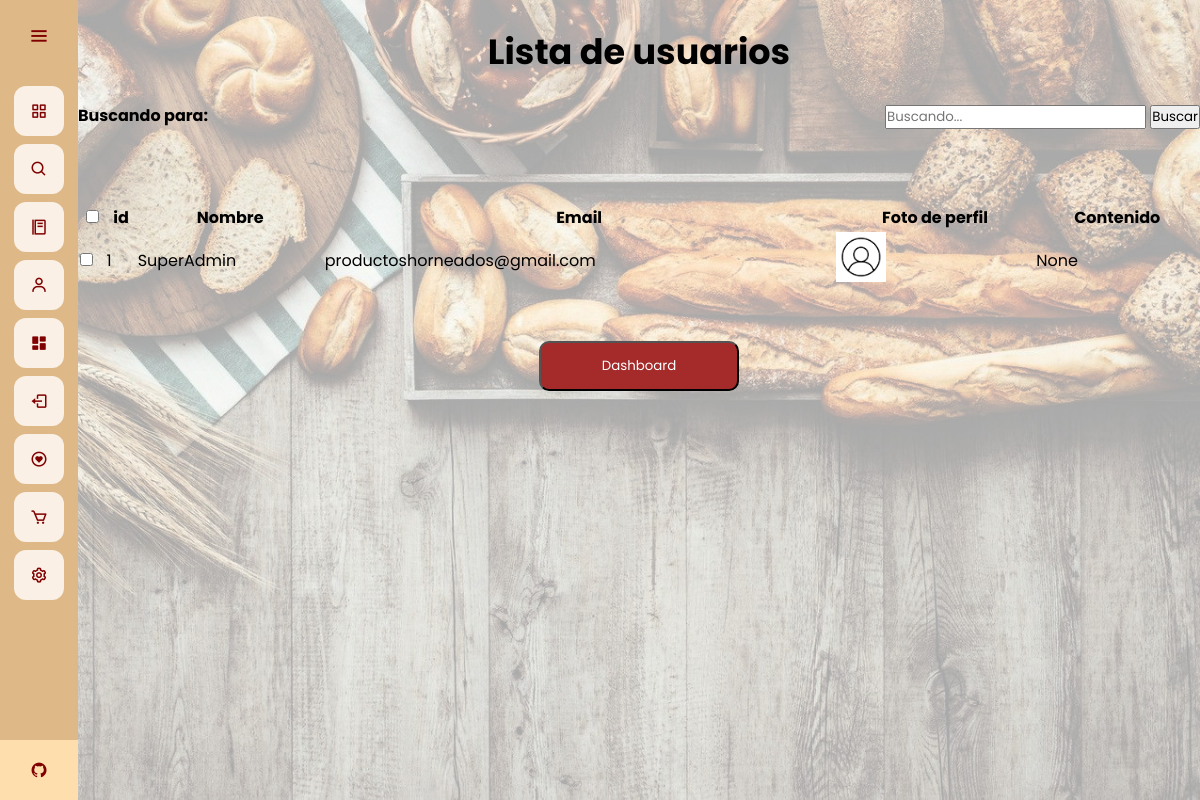
The page /admin-dash/editar-usuario (signed in) on the database as committed earlier.
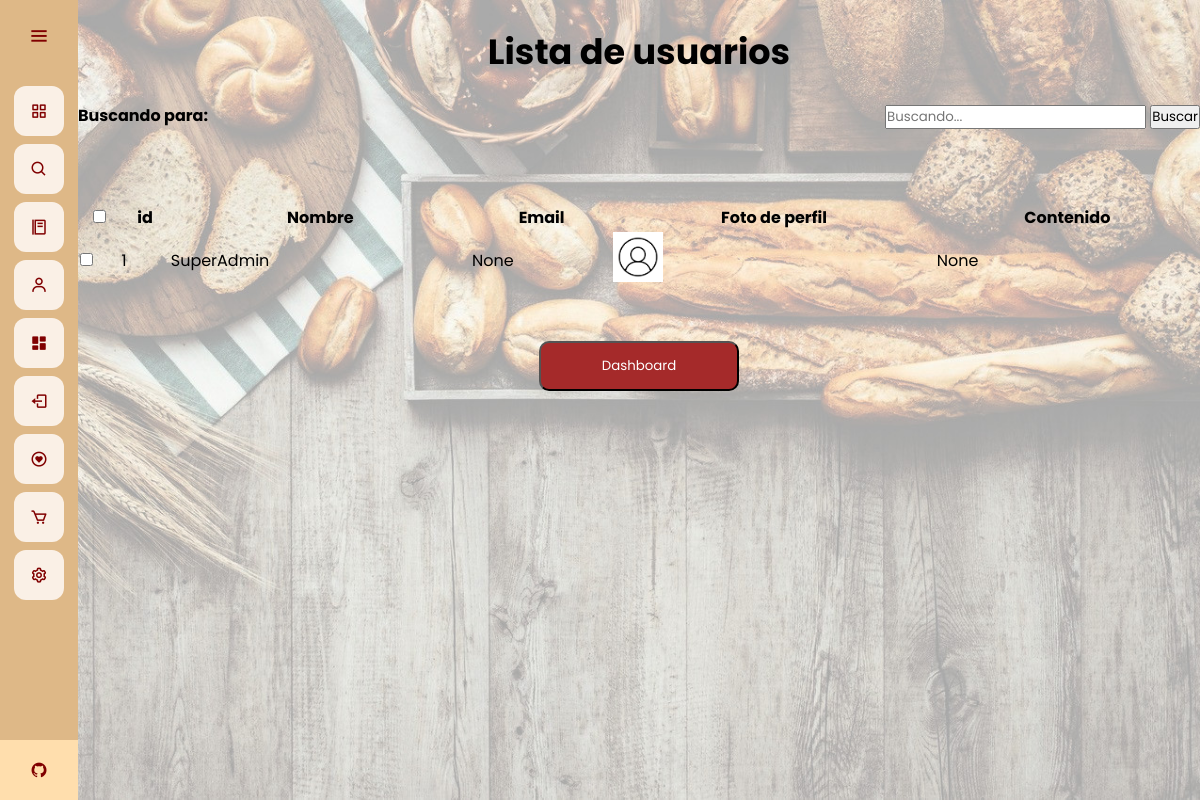
The same page on the database as committed later.
### app.py (models this page shows)
class User(database.Model, UserMixin):
	id = database.Column(database.Integer, primary_key=True)
	email = database.Column(database.String(30), unique=True)
	username = database.Column(database.String(20), nullable=False, unique=True)
	password = database.Column(database.String(80), nullable=False)
	profile_pic = database.Column(database.String(40), nullable=False, default='default.jpg')
	bio_content = database.Column(database.String(1000))
	verified = database.Column(database.Boolean(), default=False)
	commenter = database.relationship('Comment', backref='commenter', lazy='dynamic')
	wish = database.relationship('Wish', backref='liker', lazy='dynamic')

### app.py (the view)
@app.route("/admin-dash/editar-usuario", methods=['GET','POST'])
@login_required
def lista_usuario():
	if current_user.username == "SuperAdmin":
		pages = 5
		users = User.query.filter().all()
		if request.method == 'POST' and 'tag' in request.form:
			tag = request.form["tag"]
			search = "%{}%".format(tag)
			users = User.query.filter(User.username.like(search))
			return render_template("edituser.html", users = users, tag = tag)
		return render_template("edituser.html", users = users)
	else:
		return redirect(url_for('home'))

### app.py (called while the page is built)
@login_manager.user_loader
def load_user(user_id):
	return User.query.get(int(user_id))

@app.before_request
def make_session_permanent():
    session.permanent = True

### templates/edituser.html (shortened to what this page needs)
{% extends 'base.html' %}
{% block style %}
<link rel="stylesheet" href="{{ url_for('static', filename='css/style_edituser.css') }}">
{% endblock %}
{% block content %}
<br>
<h1 class = "title">
    Lista de usuarios
</h1>
<br>
<div class="container">
    <div class="tabsearch">
        <div class="tag-1">
            <strong>
                Buscando para: {{ tag }}
            </strong>
        </div>
        <div class="form-1">
            <form action="" method="POST" autocomplete="on">
                <input type="text" class="form-control" name="tag" id="tag" placeholder="Buscando..." />
                <input type="submit" value="Buscar" class="form-control btn btn-primary " name="">
            </form>
        </div>
    </div>
    <br>
    <br>
    <br>
    <table id="tableu" class="table table-striped table-bordered" style="width: 100%">
        <thead>
            <tr>
                <th>
                    <input type="checkbox" onclick="checkAll(this)">
                </th>
                <th>id</th>
                <th>Nombre</th>
                <th>Email</th>
                <th>Foto de perfil</th>
                <th>Contenido</th>
            </tr>
        </thead>
        <br>
        <tbody>
            {% for user in users %}
            <tr>
                <td><input type="checkbox" name="user"></td>
                <td>{{ user.id }}</td>
                <td>{{ user.username }}</td>
                <td>{{ user.email }}</td>
                <td><img src="{{ url_for('static', filename='profile_pics/'+ user.profile_pic) }}" alt="" class="images"></td>
                <td>{{ user.bio_content }}</td>
            </tr>
            {% endfor %}
        </tbody>
    </table>
</div>
<br>
<br>
<div class="other">
    <a href="{{url_for('dashboard')}}">
        <button type="button" class="buttond">
            Dashboard
        </button>
    </a>
</div>
{% endblock %}

### templates/base.html (shortened to what this page needs)
<!DOCTYPE html>
<html>
<head>
	<link rel="stylesheet" href="{{ url_for('static', filename='css/style_base.css') }}">
  {% block style %}
  {% endblock %}
  <link href='https://unpkg.com/boxicons@2.0.7/css/boxicons.min.css' rel='stylesheet'>
</head>
<body>
	<div class="sidebar">
    <div class="logo-details">
        <i class='bx bx-menu' id="btn" ></i>
    </div>
    <ul class="nav-list">
      <li>
        <a href="{{ url_for('home') }}">
          <i class='bx bx-grid-alt'></i>
        </a>
      </li>
      <li>
        <a href="{{ url_for('busqueda') }}">
          <i class='bx bx-search'></i>
        </a>
      </li>
      <li>
        <a href="{{ url_for('menu') }}">
          <i class='bx bx-food-menu' ></i>
        </a>
      </li>
      {% if current_user.is_authenticated %}
      <li>
        <a href="{{ url_for('perfil_usuario') }}">
          <i class='bx bx-user' ></i>
        </a>
      </li>
      {% if current_user.username == "SuperAdmin" %}
      <li>
        <a href="{{ url_for('dashboard') }}">
          <i class='bx bxs-dashboard'></i>
        </a>
      </li>
      {% endif %}
      <li>
        <a href="{{ url_for('cerrar_sesion') }}">
          <i class='bx bx-log-out'></i>
        </a>
      </li>
      {% endif %}
      <li>
        <a href="{{ url_for('lista') }}">
          <i class='bx bx-heart-circle'></i>
        </a>
      </li>
      <li>
        <a href="{{ url_for('carrito') }}">
          <i class='bx bx-cart' ></i>
        </a>
      </li>
      <li>
        <a href="{{ url_for('ajustes') }}">
          <i class='bx bx-cog' ></i>
        </a>
      </li>
      <li class="profile">
          <div class="profile-details">
              <div class="name_job">
                <div class="name">Grupo 4</div>
                <div class="uni">Uninorte-Mintic</div>
              </div>
          </div>
          <a href="https://github.com/Viinky-Kevs/ProyectoAppWeb" target="_blank">
            <i class='bx bxl-github' id="github" ></i>
          </a>
      </li>
    </ul>
  </div>
  <section class="home-section">
  	{% block content %}
  	{% endblock %}
  </section>
</body>
</html>

### static/css/style_base.css (style rules this page uses)
* { margin: 0; padding: 0; box-sizing: border-box; font-family: "Poppins" , sans-serif; }
.sidebar { position: fixed; left: 0; top: 0; height: 100%; width: 78px; background: #DEB887; padding: 6px 14px; z-index: 99; transition: all 0.5s ease; }
.sidebar .logo-details { height: 60px; display: flex; align-items: center; position: relative; }
.sidebar .logo-details #btn { position: absolute; top: 50%; right: 0; transform: translateY(-50%); font-size: 22px; transition: all 0.4s ease; font-size: 23px; text-align: center; cursor: pointer; transition: all 0.5s ease; }
.sidebar i { color: #800000; height: 60px; min-width: 50px; font-size: 28px; text-align: center; line-height: 60px; }
.sidebar .nav-list { margin-top: 20px; height: 100%; }
.sidebar li { position: relative; margin: 8px 0; list-style: none; }
.sidebar li a { display: flex; height: 100%; width: 100%; border-radius: 12px; align-items: center; text-decoration: none; transition: all 0.4s ease; background: #FAF0E6; }
.sidebar li i { height: 50px; line-height: 50px; font-size: 18px; border-radius: 12px; }
.sidebar li.profile { position: fixed; height: 60px; width: 78px; left: 0; bottom: -8px; padding: 10px 14px; background: #FFDEAD; transition: all 0.5s ease; overflow: hidden; }
.sidebar li .profile-details { display: flex; align-items: center; flex-wrap: nowrap; }
.sidebar li.profile .name, .sidebar li.profile .uni { font-size: 15px; font-weight: 400; color: #800000; white-space: nowrap; }
.sidebar li.profile .uni { font-size: 12px; }
.sidebar .profile #github { position: absolute; top: 50%; right: 0; transform: translateY(-50%); background: #FFDEAD; width: 100%; height: 60px; line-height: 60px; border-radius: 0px; transition: all 0.5s ease; }
.home-section { position: relative; min-height: 100vh; top: 0; left: 78px; width: calc(100% - 78px); transition: all 0.5s ease; z-index: 2; background-attachment: fixed; background-size: cover; background-repeat: no-repeat; background-image: url(/static/images/wallpaper.jpg); }

### static/css/style_edituser.css (style rules this page uses)
.title { text-align: center; font-size: 35px; }
.images { width: 50px; }
.tag-1 { float: left; }
.form-1 { float: right; }
.other { display: flex; justify-content: center; align-items: center; }
.buttond { width: 200px; height: 50px; color: white; background-color: brown; border-radius: 10px; cursor: pointer; }

Rows that differ between the two databases and show on the page:
changed User "SuperAdmin": email "productoshorneados@gmail.com" → "None"
